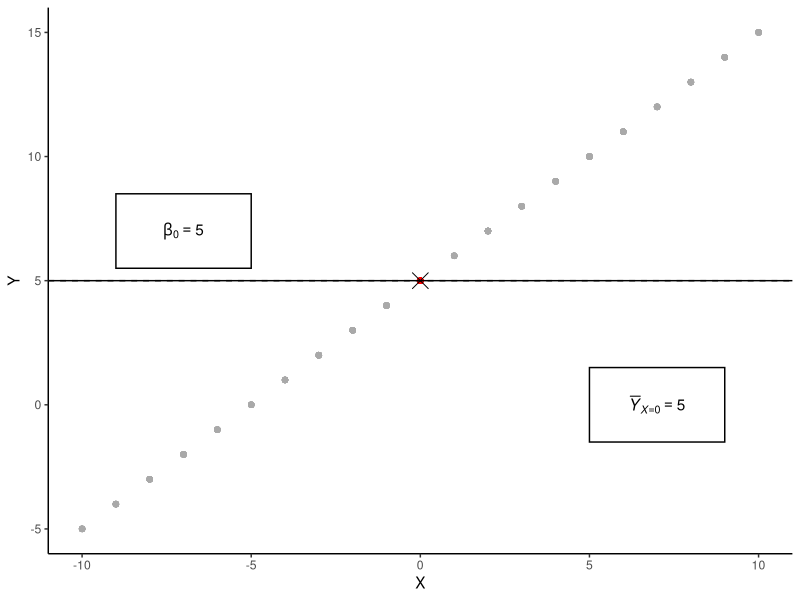

Generate this figure with R:
### Title:    Intercept Interpretation Example
### Author:   Kyle M. Lang
### Created:  2021-03-23
### Modified: 2021-03-23

rm(list = ls(all = TRUE))

library(ggplot2)

set.seed(235711)

n  <- 500
r2 <- 0.33

x <- sample(-10 : 10, n, TRUE)

s2 <- (var(x) / r2) - var(x)
y  <- 5 + x #+ rnorm(n, 0, sqrt(s2))

fit <- lm(y ~ x)

int <- as.numeric(coef(fit)[1])
m   <- mean(y[x == 0])

p1 <- ggplot(mapping = aes(x = x, y = y, color = (x == 0))) +
    geom_point() +
    theme_classic() +
    scale_color_manual(values = c("darkgray", "red")) +
                                        #geom_smooth(method = "lm", se = FALSE, color = "blue") +
    theme(legend.position = "none") +
    xlab("X") +
    ylab("Y")

p1 <- p1 + geom_point(mapping = aes(x = 0, y = m),
                      color   = "black",
                      shape   = 4,
                      size    = 5) +
    geom_hline(yintercept = int, linetype = "solid") +
    geom_hline(yintercept = m, linetype = "dashed")

labs <- c(as.expression(bquote(beta[0] == .(round(int, 2)))),
          as.expression(bquote(bar(italic(Y))[italic(X)==0] == .(round(m, 2))))
          )

p1 + annotate("rect",
              xmin = c(-9, 5),
              xmax = c(-5, 9),
              ymin = c(5.5, -1.5),
              ymax = c(8.5, 1.5),
              fill = "white",
              color = "black") +
    annotate(geom = "text",
             x = c(-7, 7),
             y = c(7, 0),
             label =  labs,
             color = "black",
             fontface = "bold")
